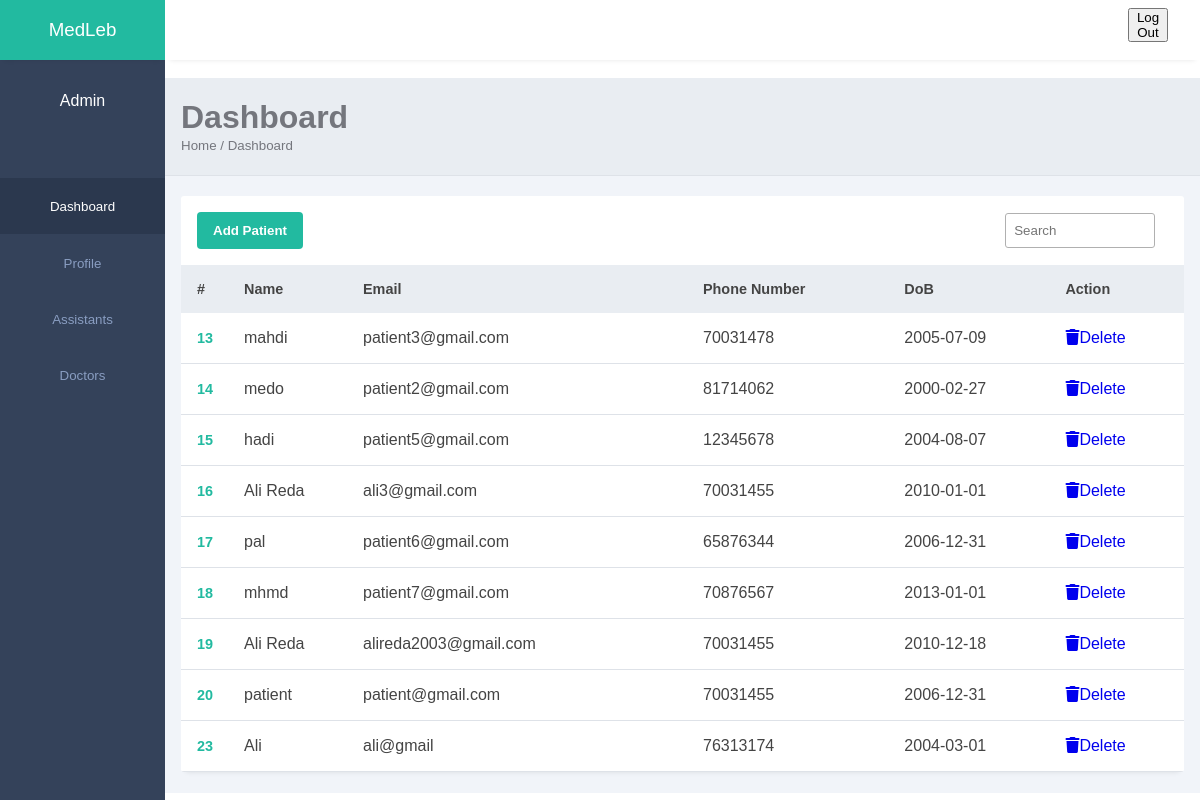
Screenshot of /MedLeb/admin.php (signed in) with the database file from the repository.
### tables this page shows
CREATE TABLE `patient` (
  `id` int(50) NOT NULL,
  `name` varchar(50) NOT NULL,
  `email` varchar(50) NOT NULL,
  `password` varchar(100) NOT NULL,
  `dob` date NOT NULL,
  `phone` int(50) NOT NULL,
  `d_id` int(11) DEFAULT NULL
);

### MedLeb/admin.php (the view, shortened to what this page needs)
<?php
require("config.php");
?>
<!DOCTYPE html>
<html lang="en">
<head>
    <link rel="stylesheet" href="admin.css">
    <link rel="stylesheet" href="https://maxst.icons8.com/vue-static/landings/line-awesome/line-awesome/1.3.0/css/line-awesome.min.css">
</head>
<body>
    <div class="sidebar">
        <div class="side-header">
            <h3>MedLeb</h3>
        </div>
        <div class="side-content">
            <div class="profile">
                <h4>Admin</h4>
                <br>
                <br>
            </div>
            <div class="side-menu">
                <ul>
                    <li onclick="displayDiv('1',this)">
                        <a href="#" class="active">
                            <small>Dashboard</small>
                        </a>
                    </li>
                    <li onclick="displayDiv('2',this)">
                        <a href="#">
                            <small>Profile</small>
                        </a>
                    </li>
                    <li onclick="displayDiv('3',this)">
                        <a href="#">
                            <small>Assistants</small>
                        </a>
                    </li>
                    <li onclick="displayDiv('4',this)">
                        <a href="#">
                            <small>Doctors</small>
                        </a>
                    </li>
                </ul>
            </div>
        </div>
    </div>
    <div class="main-content">
        <header>
            <div class="header-content">
                <div class="header-menu">
                    <div class="user">
                        <div class="bg-img" style="background-image: url(img/1.jpeg)"></div>
                        <div class="logOut">
                            <form action="logOut.php" method="post"><button style="cursor: pointer;" class="logOutBtn">Log Out</button></form>
                        </div>
                    </div>
                </div>
            </div>
        </header>
        <main id="1" class="content-div">
            <div class="page-header">
                <h1>Dashboard</h1>
                <small>Home / Dashboard</small>
            </div>
            <div class="page-content">
                <div class="records table-responsive">
                    <div class="record-header">
                        <div class="add">
                            <button onclick="newPatient()">Add Patient</button>
                        </div>
                        <div class="browse">
                            <input type="search" placeholder="Search" class="record-search" onkeyup="filterTableP()">
                        </div>
                    </div>
                    <div>
                        <?php
                        $sql = "SELECT * FROM patient";
                        $result = $con->query($sql);
                        if ($result->num_rows > 0) {
                        ?>
                            <table id="patientTable" width="100%">
                                <thead>
                                    <tr>
                                        <th>#</th>
                                        <th>Name</th>
                                        <th>Email</th>
                                        <th>Phone Number</th>
                                        <th>DoB</th>
                                        <th>Action</th>
                                    </tr>
                                </thead>
                                <tbody>
                                    <?php
                                    while ($row = $result->fetch_assoc()) {
                                        echo "<tr><td>" . $row["id"] . "</td><td>" . $row["name"] . "</td><td>" . $row["email"] . "</td><td>" . $row["phone"] . "</td><td>" . $row["dob"] . "</td>";
                                    ?>
                                        <td>
                                            <a href="deletePatient.php?id=<?php echo $row['id'] ?>" onclick="return confirm('Are you sure?')">
                                                <i class="fas fa-trash"></i>Delete
                                            </a>
                                        </td>
                                        </tr>
                                <?php
                                    }
                                }
                                ?>
                                </tbody>
                            </table>
                    </div>
                </div>
            </div>
        </main>
    </div>
</body>
</html>

### MedLeb/admin.css (style rules this page uses)
:root { --main-color: #22BAA0; --color-dark: #34425A; --text-grey: #B0B0B0; }
* { margin: 0; padding: 0; text-decoration: none; list-style-type: none; box-sizing: border-box; font-family: 'Merriweather', sans-serif; }
.sidebar { position: fixed; height: 100%; width: 165px; left: 0; bottom: 0; top: 0; z-index: 100; background: var(--color-dark); transition: left 300ms; }
.side-header { box-shadow: 0px 5px 5px -5px rgb(0 0 0 /10%); background: var(--main-color); height: 60px; display: flex; justify-content: center; align-items: center; }
.side-header h3, side-head span { color: #fff; font-weight: 400; }
.side-content { height: calc(100vh - 60px); overflow: auto; }
.profile { text-align: center; padding: 2rem 0rem; }
.bg-img { background-repeat: no-repeat; background-size: cover; border-radius: 50%; background-size: cover; }
.profile h4 { color: #fff; font-weight: 500; }
.side-menu ul { text-align: center; }
.side-menu a { display: block; padding: 1.2rem 0rem; }
.side-menu a.active { background: #2B384E; }
.side-menu a.active span, .side-menu a.active small { color: #fff; }
.side-menu a span, .side-menu a small { color: #899DC1; }
.main-content { margin-left: 165px; width: calc(100% - 165px); transition: margin-left 300ms; }
header { position: fixed; right: 0; top: 0; left: 165px; z-index: 100; height: 60px; box-shadow: 0px 5px 5px -5px rgb(0 0 0 /10%); background: #fff; transition: left 300ms; }
.header-content, .header-menu { display: flex; align-items: center; }
.header-content { justify-content: flex-end; padding: 0rem 1rem; }
.header-menu { justify-content: flex-end; padding-top: .5rem; }
.user { display: flex; align-items: center; }
.user div, .client-img { height: 40px; width: 40px; margin-right: 1rem; }
main { margin-top: 60px; }
.page-header { padding: 1.3rem 1rem; background: #E9edf2; border-bottom: 1px solid #dee2e8; }
.page-header h1, .page-header small { color: #74767d; }
.page-content { padding: 1.3rem 1rem; background: #f1f4f9; }
.records { box-shadow: 0px 5px 5px -5px rgb(0 0 0 / 10%); background: #fff; border-radius: 3px; }
.record-header { padding: 1rem; display: flex; justify-content: space-between; align-items: center; }
.add, .browse { display: flex; align-items: center; }
input, button, select { outline: none; }
.add select, .browse input, .browse select { height: 35px; border: 1px solid #b0b0b0; border-radius: 3px; display: inline-block; width: 75px; padding: 0rem .5rem; margin-right: .8rem; color: #666; }
.add button { cursor: pointer; background: var(--main-color); color: #fff; height: 37px; border-radius: 4px; padding: 0rem 1rem; border: none; font-weight: 600; }
.browse input { width: 150px; }
.table-responsive { width: 100%; overflow: auto; }
table { border-collapse: collapse; }
table thead tr { background: #e9edf2; }
table thead th { padding: 1rem 0rem; text-align: left; color: #444; font-size: .9rem; }
table thead th:first-child { padding-left: 1rem; }
table tbody td { padding: 1rem 0rem; color: #444; }
table tbody td:first-child { padding-left: 1rem; color: var(--main-color); font-weight: 600; font-size: .9rem; }
table tbody tr { border-bottom: 1px solid #dee2e8; }

### rows the page displays
patient: id "13", name "mahdi", email "patient3@gmail.com", phone "70031478", dob "2005-07-09"
patient: id "14", name "medo", email "patient2@gmail.com", phone "81714062", dob "2000-02-27"
patient: id "15", name "hadi", email "patient5@gmail.com", phone "12345678", dob "2004-08-07"
patient: id "16", name "Ali Reda", email "ali3@gmail.com", phone "70031455", dob "2010-01-01"
patient: id "17", name "pal", email "patient6@gmail.com", phone "65876344", dob "2006-12-31"
patient: id "18", name "mhmd", email "patient7@gmail.com", phone "70876567", dob "2013-01-01"
patient: id "19", name "Ali Reda", email "alireda2003@gmail.com", phone "70031455", dob "2010-12-18"
patient: id "20", name "patient", email "patient@gmail.com", phone "70031455", dob "2006-12-31"
patient: id "23", name "Ali", email "ali@gmail", phone "76313174", dob "2004-03-01"
